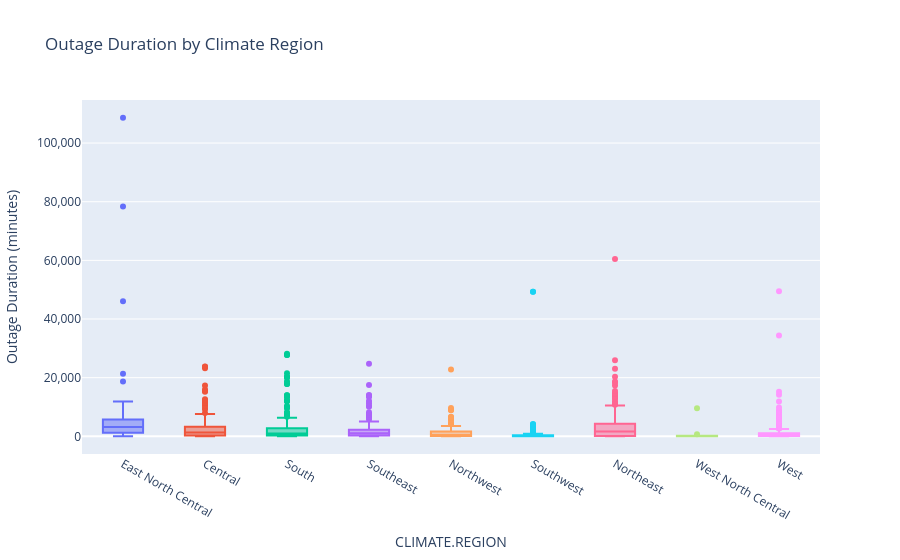

This figure's notebook cell:
### Markdown cell above
### Bivariate Analysis

### Code cell
outages_clean = outages_df.dropna(subset=['CLIMATE.REGION', 'OUTAGE.DURATION']).copy()
ordered_regions = outages_clean.groupby('CLIMATE.REGION')['OUTAGE.DURATION'].median().sort_values().index
outages_clean['CLIMATE.REGION'] = pd.Categorical(outages_clean['CLIMATE.REGION'], categories=ordered_regions, ordered=True)

fig = px.box(outages_clean, x='CLIMATE.REGION', y='OUTAGE.DURATION',
             title='Outage Duration by Climate Region', color='CLIMATE.REGION')
fig.update_yaxes(tickformat=',', title='Outage Duration (minutes)')
fig.update_layout(showlegend=False)
fig.write_html('assets/outage_duration_climateregion.html', full_html=True, include_plotlyjs='cdn')
fig.show()

### Figure 1 — Plotly figure (JSON) as saved in the notebook; plotly's stock layout.template omitted (floating-point values rounded to 4 significant figures; data arrays with more than 128 entries replaced by an {"elided": "..."} marker saying what was removed)
{"data": [{"alignmentgroup": "True", "hovertemplate": "CLIMATE.REGION=%{x}<br>OUTAGE.DURATION=%{y}<extra></extra>", "legendgroup": "East North Central", "marker": {"color": "#636efa"}, "name": "East North Central", "notched": false, "offsetgroup": "East North Central", "orientation": "v", "showlegend": true, "type": "box", "x": {"elided": "136 str values"}, "x0": " ", "xaxis": "x", "y": {"elided": "136 float values"}, "y0": " ", "yaxis": "y"}, {"alignmentgroup": "True", "hovertemplate": "CLIMATE.REGION=%{x}<br>OUTAGE.DURATION=%{y}<extra></extra>", "legendgroup": "Central", "marker": {"color": "#EF553B"}, "name": "Central", "notched": false, "offsetgroup": "Central", "orientation": "v", "showlegend": true, "type": "box", "x": {"elided": "179 str values"}, "x0": " ", "xaxis": "x", "y": {"elided": "179 float values"}, "y0": " ", "yaxis": "y"}, {"alignmentgroup": "True", "hovertemplate": "CLIMATE.REGION=%{x}<br>OUTAGE.DURATION=%{y}<extra></extra>", "legendgroup": "South", "marker": {"color": "#00cc96"}, "name": "South", "notched": false, "offsetgroup": "South", "orientation": "v", "showlegend": true, "type": "box", "x": {"elided": "216 str values"}, "x0": " ", "xaxis": "x", "y": {"elided": "216 float values"}, "y0": " ", "yaxis": "y"}, {"alignmentgroup": "True", "hovertemplate": "CLIMATE.REGION=%{x}<br>OUTAGE.DURATION=%{y}<extra></extra>", "legendgroup": "Southeast", "marker": {"color": "#ab63fa"}, "name": "Southeast", "notched": false, "offsetgroup": "Southeast", "orientation": "v", "showlegend": true, "type": "box", "x": {"elided": "148 str values"}, "x0": " ", "xaxis": "x", "y": {"elided": "148 float values"}, "y0": " ", "yaxis": "y"}, {"alignmentgroup": "True", "hovertemplate": "CLIMATE.REGION=%{x}<br>OUTAGE.DURATION=%{y}<extra></extra>", "legendgroup": "Northwest", "marker": {"color": "#FFA15A"}, "name": "Northwest", "notched": false, "offsetgroup": "Northwest", "orientation": "v", "showlegend": true, "type": "box", "x": ["Northwest", "Northwest", "Northwest", "Northwest", "Northwest", "Northwest", "Northwest", "Northwest", "Northwest", "Northwest", "Northwest", "Northwest", "Northwest", "Northwest", "Northwest", "Northwest", "Northwest", "Northwest", "Northwest", "Northwest", "Northwest", "Northwest", "Northwest", "Northwest", "Northwest", "Northwest", "Northwest", "Northwest", "Northwest", "Northwest", "Northwest", "Northwest", "Northwest", "Northwest", "Northwest", "Northwest", "Northwest", "Northwest", "Northwest", "Northwest", "Northwest", "Northwest", "Northwest", "Northwest", "Northwest", "Northwest", "Northwest", "Northwest", "Northwest", "Northwest", "Northwest", "Northwest", "Northwest", "Northwest", "Northwest", "Northwest", "Northwest", "Northwest", "Northwest", "Northwest", "Northwest", "Northwest", "Northwest", "Northwest", "Northwest", "Northwest", "Northwest", "Northwest", "Northwest", "Northwest", "Northwest", "Northwest", "Northwest", "Northwest", "Northwest", "Northwest", "Northwest", "Northwest", "Northwest", "Northwest", "Northwest", "Northwest", "Northwest", "Northwest", "Northwest", "Northwest", "Northwest", "Northwest", "Northwest", "Northwest", "Northwest", "Northwest", "Northwest", "Northwest", "Northwest", "Northwest", "Northwest", "Northwest", "Northwest", "Northwest", "Northwest", "Northwest"], "x0": " ", "xaxis": "x", "y": [1240.0, 465.0, 2460.0, 1183.0, 8880.0, 394.0, 219.0, 487.0, 19.0, 28.0, 1.0, 5340.0, 8940.0, 467.0, 1920.0, 25.0, 420.0, 2040.0, 1.0, 1423.0, 60.0, 1620.0, 3300.0, 385.0, 663.0, 123.0, 1276.0, 1919.0, 440.0, 6690.0, 717.0, 1204.0, 292.0, 313.0, 1.0, 5.0, 6276.0, 74.0, 248.0, 1.0, 2700.0, 25.0, 126.0, 1.0, 255.0, 1207.0, 245.0, 476.0, 1.0, 2639.0, 502.0, 548.0, 369.0, 6480.0, 15.0, 5.0, 1.0, 432.0, 21.0, 1697.0, 2615.0, 9630.0, 3507.0, 2820.0, 314.0, 5855.0, 1.0, 22770.0, 70.0, 4285.0, 355.0, 2520.0, 180.0, 1526.0, 60.0, 210.0, 2.0, 1350.0, 73.0, 1.0, 200.0, 4380.0, 120.0, 2680.0, 840.0, 989.0, 4313.0, 214.0, 4.0, 164.0, 91.0, 1050.0, 838.0, 60.0, 1.0, 1.0, 224.0, 95.0, 360.0, 1548.0, 870.0, 220.0], "y0": " ", "yaxis": "y"}, {"alignmentgroup": "True", "hovertemplate": "CLIMATE.REGION=%{x}<br>OUTAGE.DURATION=%{y}<extra></extra>", "legendgroup": "Southwest", "marker": {"color": "#19d3f3"}, "name": "Southwest", "notched": false, "offsetgroup": "Southwest", "orientation": "v", "showlegend": true, "type": "box", "x": ["Southwest", "Southwest", "Southwest", "Southwest", "Southwest", "Southwest", "Southwest", "Southwest", "Southwest", "Southwest", "Southwest", "Southwest", "Southwest", "Southwest", "Southwest", "Southwest", "Southwest", "Southwest", "Southwest", "Southwest", "Southwest", "Southwest", "Southwest", "Southwest", "Southwest", "Southwest", "Southwest", "Southwest", "Southwest", "Southwest", "Southwest", "Southwest", "Southwest", "Southwest", "Southwest", "Southwest", "Southwest", "Southwest", "Southwest", "Southwest", "Southwest", "Southwest", "Southwest", "Southwest", "Southwest", "Southwest", "Southwest", "Southwest", "Southwest", "Southwest", "Southwest", "Southwest", "Southwest", "Southwest", "Southwest", "Southwest", "Southwest", "Southwest", "Southwest", "Southwest", "Southwest", "Southwest", "Southwest", "Southwest", "Southwest", "Southwest", "Southwest", "Southwest", "Southwest", "Southwest", "Southwest", "Southwest", "Southwest", "Southwest", "Southwest", "Southwest", "Southwest", "Southwest", "Southwest", "Southwest", "Southwest", "Southwest", "Southwest", "Southwest", "Southwest"], "x0": " ", "xaxis": "x", "y": [554.0, 50.0, 70.0, 180.0, 3842.0, 35.0, 1.0, 189.0, 49320.0, 4200.0, 353.0, 1.0, 87.0, 66.0, 1.0, 227.0, 1440.0, 1.0, 2700.0, 49320.0, 2.0, 215.0, 451.0, 418.0, 100.0, 120.0, 1.0, 1.0, 1.0, 1.0, 1.0, 1.0, 60.0, 113.0, 204.0, 31.0, 57.0, 13.0, 2.0, 11.0, 283.0, 1.0, 871.0, 1631.0, 56.0, 15.0, 15.0, 20.0, 60.0, 1.0, 95.0, 300.0, 1.0, 3186.0, 575.0, 2275.0, 15.0, 1.0, 44.0, 21.0, 1.0, 114.0, 1.0, 60.0, 314.0, 30.0, 92.0, 390.0, 161.0, 60.0, 76.0, 2.0, 175.0, 2040.0, 2710.0, 284.0, 105.0, 4019.0, 1.0, 391.0, 439.0, 5.0, 201.0, 2140.0, 103.0], "y0": " ", "yaxis": "y"}, {"alignmentgroup": "True", "hovertemplate": "CLIMATE.REGION=%{x}<br>OUTAGE.DURATION=%{y}<extra></extra>", "legendgroup": "Northeast", "marker": {"color": "#FF6692"}, "name": "Northeast", "notched": false, "offsetgroup": "Northeast", "orientation": "v", "showlegend": true, "type": "box", "x": {"elided": "309 str values"}, "x0": " ", "xaxis": "x", "y": {"elided": "309 float values"}, "y0": " ", "yaxis": "y"}, {"alignmentgroup": "True", "hovertemplate": "CLIMATE.REGION=%{x}<br>OUTAGE.DURATION=%{y}<extra></extra>", "legendgroup": "West North Central", "marker": {"color": "#B6E880"}, "name": "West North Central", "notched": false, "offsetgroup": "West North Central", "orientation": "v", "showlegend": true, "type": "box", "x": ["West North Central", "West North Central", "West North Central", "West North Central", "West North Central", "West North Central", "West North Central", "West North Central", "West North Central", "West North Central", "West North Central", "West North Central", "West North Central", "West North Central"], "x0": " ", "xaxis": "x", "y": [56.0, 93.0, 13.0, 159.0, 60.0, 4.0, 9600.0, 106.0, 1.0, 32.0, 61.0, 720.0, 59.0, 181.0], "y0": " ", "yaxis": "y"}, {"alignmentgroup": "True", "hovertemplate": "CLIMATE.REGION=%{x}<br>OUTAGE.DURATION=%{y}<extra></extra>", "legendgroup": "West", "marker": {"color": "#FF97FF"}, "name": "West", "notched": false, "offsetgroup": "West", "orientation": "v", "showlegend": true, "type": "box", "x": {"elided": "204 str values"}, "x0": " ", "xaxis": "x", "y": {"elided": "204 float values"}, "y0": " ", "yaxis": "y"}], "layout": {"boxmode": "overlay", "legend": {"title": {"text": "CLIMATE.REGION"}, "tracegroupgap": 0}, "showlegend": false, "title": {"text": "Outage Duration by Climate Region"}, "xaxis": {"anchor": "y", "categoryarray": ["East North Central", "Central", "South", "Southeast", "Northwest", "Southwest", "Northeast", "West North Central", "West"], "categoryorder": "array", "domain": [0.0, 1.0], "title": {"text": "CLIMATE.REGION"}}, "yaxis": {"anchor": "x", "domain": [0.0, 1.0], "tickformat": ",", "title": {"text": "Outage Duration (minutes)"}}}}
